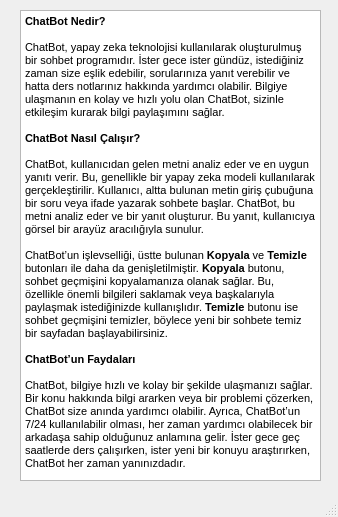
<?xml version="1.0" encoding="UTF-8"?>
<ui version="4.0">
 <class>Info</class>
 <widget class="QMainWindow" name="Info">
  <property name="geometry">
   <rect>
    <x>0</x>
    <y>0</y>
    <width>338</width>
    <height>517</height>
   </rect>
  </property>
  <property name="windowTitle">
   <string>Info</string>
  </property>
  <widget class="QWidget" name="centralwidget">
   <widget class="QTextBrowser" name="textBrowser">
    <property name="geometry">
     <rect>
      <x>20</x>
      <y>10</y>
      <width>301</width>
      <height>471</height>
     </rect>
    </property>
    <property name="html">
     <string>&lt;!DOCTYPE HTML PUBLIC &quot;-//W3C//DTD HTML 4.0//EN&quot; &quot;http://www.w3.org/TR/REC-html40/strict.dtd&quot;&gt;
&lt;html&gt;&lt;head&gt;&lt;meta name=&quot;qrichtext&quot; content=&quot;1&quot; /&gt;&lt;style type=&quot;text/css&quot;&gt;
p, li { white-space: pre-wrap; }
&lt;/style&gt;&lt;/head&gt;&lt;body style=&quot; font-family:'MS Shell Dlg 2'; font-size:8.25pt; font-weight:400; font-style:normal;&quot;&gt;
&lt;p style=&quot; margin-top:0px; margin-bottom:0px; margin-left:0px; margin-right:0px; -qt-block-indent:0; text-indent:0px;&quot;&gt;&lt;span style=&quot; font-weight:600;&quot;&gt;ChatBot Nedir?&lt;/span&gt;&lt;/p&gt;
&lt;p style=&quot;-qt-paragraph-type:empty; margin-top:0px; margin-bottom:0px; margin-left:0px; margin-right:0px; -qt-block-indent:0; text-indent:0px;&quot;&gt;&lt;br /&gt;&lt;/p&gt;
&lt;p style=&quot; margin-top:0px; margin-bottom:0px; margin-left:0px; margin-right:0px; -qt-block-indent:0; text-indent:0px;&quot;&gt;ChatBot, yapay zeka teknolojisi kullanılarak oluşturulmuş bir sohbet programıdır. İster gece ister gündüz, istediğiniz zaman size eşlik edebilir, sorularınıza yanıt verebilir ve hatta ders notlarınız hakkında yardımcı olabilir. Bilgiye ulaşmanın en kolay ve hızlı yolu olan ChatBot, sizinle etkileşim kurarak bilgi paylaşımını sağlar.&lt;/p&gt;
&lt;p style=&quot;-qt-paragraph-type:empty; margin-top:0px; margin-bottom:0px; margin-left:0px; margin-right:0px; -qt-block-indent:0; text-indent:0px;&quot;&gt;&lt;br /&gt;&lt;/p&gt;
&lt;p style=&quot; margin-top:0px; margin-bottom:0px; margin-left:0px; margin-right:0px; -qt-block-indent:0; text-indent:0px;&quot;&gt;&lt;span style=&quot; font-weight:600;&quot;&gt;ChatBot Nasıl Çalışır?&lt;/span&gt;&lt;/p&gt;
&lt;p style=&quot;-qt-paragraph-type:empty; margin-top:0px; margin-bottom:0px; margin-left:0px; margin-right:0px; -qt-block-indent:0; text-indent:0px;&quot;&gt;&lt;br /&gt;&lt;/p&gt;
&lt;p style=&quot; margin-top:0px; margin-bottom:0px; margin-left:0px; margin-right:0px; -qt-block-indent:0; text-indent:0px;&quot;&gt;ChatBot, kullanıcıdan gelen metni analiz eder ve en uygun yanıtı verir. Bu, genellikle bir yapay zeka modeli kullanılarak gerçekleştirilir. Kullanıcı, altta bulunan metin giriş çubuğuna bir soru veya ifade yazarak sohbete başlar. ChatBot, bu metni analiz eder ve bir yanıt oluşturur. Bu yanıt, kullanıcıya görsel bir arayüz aracılığıyla sunulur.&lt;/p&gt;
&lt;p style=&quot;-qt-paragraph-type:empty; margin-top:0px; margin-bottom:0px; margin-left:0px; margin-right:0px; -qt-block-indent:0; text-indent:0px;&quot;&gt;&lt;br /&gt;&lt;/p&gt;
&lt;p style=&quot; margin-top:0px; margin-bottom:0px; margin-left:0px; margin-right:0px; -qt-block-indent:0; text-indent:0px;&quot;&gt;ChatBot’un işlevselliği, üstte bulunan &lt;span style=&quot; font-weight:600;&quot;&gt;Kopyala&lt;/span&gt; ve &lt;span style=&quot; font-weight:600;&quot;&gt;Temizle&lt;/span&gt; butonları ile daha da genişletilmiştir. &lt;span style=&quot; font-weight:600;&quot;&gt;Kopyala&lt;/span&gt; butonu, sohbet geçmişini kopyalamanıza olanak sağlar. Bu, özellikle önemli bilgileri saklamak veya başkalarıyla paylaşmak istediğinizde kullanışlıdır. &lt;span style=&quot; font-weight:600;&quot;&gt;Temizle&lt;/span&gt; butonu ise sohbet geçmişini temizler, böylece yeni bir sohbete temiz bir sayfadan başlayabilirsiniz.&lt;/p&gt;
&lt;p style=&quot;-qt-paragraph-type:empty; margin-top:0px; margin-bottom:0px; margin-left:0px; margin-right:0px; -qt-block-indent:0; text-indent:0px;&quot;&gt;&lt;br /&gt;&lt;/p&gt;
&lt;p style=&quot; margin-top:0px; margin-bottom:0px; margin-left:0px; margin-right:0px; -qt-block-indent:0; text-indent:0px;&quot;&gt;&lt;span style=&quot; font-weight:600;&quot;&gt;ChatBot’un Faydaları&lt;/span&gt;&lt;/p&gt;
&lt;p style=&quot;-qt-paragraph-type:empty; margin-top:0px; margin-bottom:0px; margin-left:0px; margin-right:0px; -qt-block-indent:0; text-indent:0px;&quot;&gt;&lt;br /&gt;&lt;/p&gt;
&lt;p style=&quot; margin-top:0px; margin-bottom:0px; margin-left:0px; margin-right:0px; -qt-block-indent:0; text-indent:0px;&quot;&gt;ChatBot, bilgiye hızlı ve kolay bir şekilde ulaşmanızı sağlar. Bir konu hakkında bilgi ararken veya bir problemi çözerken, ChatBot size anında yardımcı olabilir. Ayrıca, ChatBot’un 7/24 kullanılabilir olması, her zaman yardımcı olabilecek bir arkadaşa sahip olduğunuz anlamına gelir. İster gece geç saatlerde ders çalışırken, ister yeni bir konuyu araştırırken, ChatBot her zaman yanınızdadır.&lt;/p&gt;&lt;/body&gt;&lt;/html&gt;</string>
    </property>
   </widget>
  </widget>
  <widget class="QStatusBar" name="statusbar"/>
 </widget>
 <resources/>
 <connections/>
</ui>
